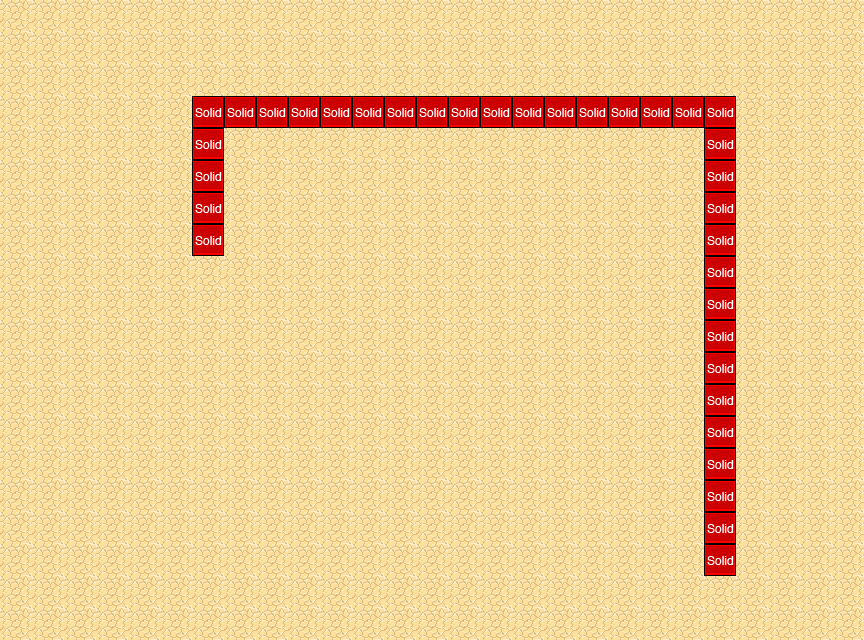

This is a level from a 2D game, rendered from its Tiled map with the project's own tilesets. A one-line summary and the map file follow, with tile-layer data summarised:
An orthogonal 27x20 tile map with 32x32 px tiles, 2 tile layers (Слой тайлов 1, collision), 2 tilesets and 3 objects (mainPlayer, healthPack, ammoPack).

<map version="1.0" orientation="orthogonal" width="27" height="20" tilewidth="32" tileheight="32">
 <tileset firstgid="1" name="maptile1" tilewidth="32" tileheight="32">
  <image source="../img/maptile1.png" width="416" height="416" />
 </tileset>
 <tileset firstgid="170" name="metatiles32x32" tilewidth="32" tileheight="32">
  <image source="../img/metatiles32x32.png" width="160" height="32" />
  <tile id="0">
   <properties>
    <property name="type" value="solid" />
   </properties>
  </tile>
 </tileset>
 <layer name="Слой тайлов 1" width="27" height="20">
  <data>[540 cells, 540 non-empty, 1 distinct tile ids]</data>
 </layer>
 <objectgroup name="entities" width="27" height="20">
  <object name="mainPlayer" x="288" y="288" width="32" height="32">
   <properties>
    <property name="image" value="test" />
    <property name="spriteheight" value="32" />
    <property name="spritewidth" value="32" />
   </properties>
  </object>
  <object name="healthPack" x="640" y="320" width="32" height="32">
   <properties>
    <property name="image" value="health_pack" />
    <property name="spriteheight" value="32" />
    <property name="spritewidth" value="32" />
   </properties>
  </object>
  <object name="ammoPack" x="480" y="480" width="32" height="32">
   <properties>
    <property name="image" value="ammo_pack" />
    <property name="spriteheight" value="32" />
    <property name="spritewidth" value="32" />
   </properties>
  </object>
 </objectgroup>
 <layer name="collision" width="27" height="20">
  <data>[540 cells, 35 non-empty, 1 distinct tile ids]</data>
 </layer>
</map>
